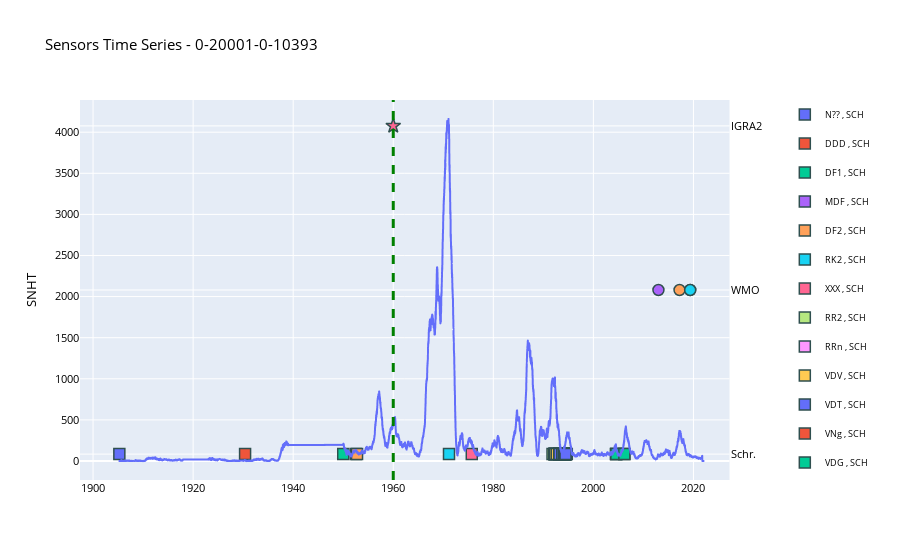

Write notebook code for a chart like this one.
### Code cell
series.show()

### Figure 1 — Plotly figure (JSON) as saved in the notebook; plotly's stock layout.template omitted (floating-point values rounded to 4 significant figures; data arrays with more than 128 entries replaced by an {"elided": "..."} marker saying what was removed)
{"data": [{"hovertemplate": "time=%{x}<br>snht=%{y}<extra></extra>", "legendgroup": "", "line": {"dash": "solid"}, "mode": "lines", "name": "", "showlegend": false, "type": "scattergl", "x": {"elided": "35701 str values"}, "xaxis": "x", "y": {"elided": "35701 float values"}, "yaxis": "y"}, {"customdata": [["  N?? exact type insufficiently documented"]], "hovertemplate": "<b>%{hovertext}</b><br><br>sensor_id=N?? <br>source=SCH<br>date_time=%{x}<br>value=%{y}<br>comment=%{customdata[0]}<extra></extra>", "hovertext": ["N?? "], "legendgroup": "N?? , SCH", "line": {"color": "#636efa"}, "marker": {"color": "#636efa", "line": {"color": "DarkSlateGrey", "width": 1.5}, "size": 11, "symbol": "square"}, "mode": "markers", "name": "N?? , SCH", "orientation": "v", "showlegend": true, "type": "scatter", "x": ["1905-04-04 06:00:00"], "xaxis": "x", "y": [1], "yaxis": "y2"}, {"customdata": [["  DDD Germany Duckert PT radiosonde {1930}^ <F=V5-10FB,P=D,T=BC>"]], "hovertemplate": "<b>%{hovertext}</b><br><br>sensor_id=DDD <br>source=SCH<br>date_time=%{x}<br>value=%{y}<br>comment=%{customdata[0]}<extra></extra>", "hovertext": ["DDD "], "legendgroup": "DDD , SCH", "line": {"color": "#EF553B"}, "marker": {"color": "#EF553B", "line": {"color": "DarkSlateGrey", "width": 1.5}, "size": 11, "symbol": "square"}, "mode": "markers", "name": "DDD , SCH", "orientation": "v", "showlegend": true, "type": "scatter", "x": ["1930-05-21 13:00:00"], "xaxis": "x", "y": [1], "yaxis": "y2"}, {"customdata": [["  DF1 East Germany Freiberg radiosonde {1948}^ <F=V26.75HB,P=A,T=B,U=H>"]], "hovertemplate": "<b>%{hovertext}</b><br><br>sensor_id=DF1 <br>source=SCH<br>date_time=%{x}<br>value=%{y}<br>comment=%{customdata[0]}<extra></extra>", "hovertext": ["DF1 "], "legendgroup": "DF1 , SCH", "line": {"color": "#00cc96"}, "marker": {"color": "#00cc96", "line": {"color": "DarkSlateGrey", "width": 1.5}, "size": 11, "symbol": "square"}, "mode": "markers", "name": "DF1 , SCH", "orientation": "v", "showlegend": true, "type": "scatter", "x": ["1950-01-01 03:00:00"], "xaxis": "x", "y": [1], "yaxis": "y2"}, {"customdata": [["  MDF Mixed Germany Freiberg (DF1) and Freiberg double radiation shield (DF2)^ Station 10393 in 1951 and 1952 and possibly other East German stations"]], "hovertemplate": "<b>%{hovertext}</b><br><br>sensor_id=MDF <br>source=SCH<br>date_time=%{x}<br>value=%{y}<br>comment=%{customdata[0]}<extra></extra>", "hovertext": ["MDF "], "legendgroup": "MDF , SCH", "line": {"color": "#ab63fa"}, "marker": {"color": "#ab63fa", "line": {"color": "DarkSlateGrey", "width": 1.5}, "size": 11, "symbol": "square"}, "mode": "markers", "name": "MDF , SCH", "orientation": "v", "showlegend": true, "type": "scatter", "x": ["1952-07-09 15:00:00"], "xaxis": "x", "y": [1], "yaxis": "y2"}, {"customdata": [["  DF2 East Germany Freiberg double radiation shield radiosonde {1951}^ (I=F, W1=04, W2=10 ends 198607 but may have been reassigned"]], "hovertemplate": "<b>%{hovertext}</b><br><br>sensor_id=DF2 <br>source=SCH<br>date_time=%{x}<br>value=%{y}<br>comment=%{customdata[0]}<extra></extra>", "hovertext": ["DF2 "], "legendgroup": "DF2 , SCH", "line": {"color": "#FFA15A"}, "marker": {"color": "#FFA15A", "line": {"color": "DarkSlateGrey", "width": 1.5}, "size": 11, "symbol": "square"}, "mode": "markers", "name": "DF2 , SCH", "orientation": "v", "showlegend": true, "type": "scatter", "x": ["1952-10-05 03:00:00"], "xaxis": "x", "y": [1], "yaxis": "y2"}, {"customdata": [["  RK2 USSR RKZ-2 radiosonde {1967}^ (W2=20, T=304) <F=V1780PB,P=B,T=TR,U=G>"]], "hovertemplate": "<b>%{hovertext}</b><br><br>sensor_id=RK2 <br>source=SCH<br>date_time=%{x}<br>value=%{y}<br>comment=%{customdata[0]}<extra></extra>", "hovertext": ["RK2 "], "legendgroup": "RK2 , SCH", "line": {"color": "#19d3f3"}, "marker": {"color": "#19d3f3", "line": {"color": "DarkSlateGrey", "width": 1.5}, "size": 11, "symbol": "square"}, "mode": "markers", "name": "RK2 , SCH", "orientation": "v", "showlegend": true, "type": "scatter", "x": ["1971-02-22 00:00:00"], "xaxis": "x", "y": [1], "yaxis": "y2"}, {"customdata": [["  XXX Reject all obs with this station ID in this period^ misidentified or erroneous observations which should be rejected"]], "hovertemplate": "<b>%{hovertext}</b><br><br>sensor_id=XXX <br>source=SCH<br>date_time=%{x}<br>value=%{y}<br>comment=%{customdata[0]}<extra></extra>", "hovertext": ["XXX "], "legendgroup": "XXX , SCH", "line": {"color": "#FF6692"}, "marker": {"color": "#FF6692", "line": {"color": "DarkSlateGrey", "width": 1.5}, "size": 11, "symbol": "square"}, "mode": "markers", "name": "XXX , SCH", "orientation": "v", "showlegend": true, "type": "scatter", "x": ["1975-09-12 00:00:00"], "xaxis": "x", "y": [1], "yaxis": "y2"}, {"customdata": [["  RR2 USSR MARS-2 unspecified model {1983}^ (T=223) temperature, humidity, and winds <F=T1780PL,P=0,T=TR,U=G,W=Ta>"], ["  RR2 USSR MARS-2 unspecified model {1983}^ (T=223) temperature, humidity, and winds <F=T1780PL,P=0,T=TR,U=G,W=Ta>"], ["  RR2 USSR MARS-2 unspecified model {1983}^ (T=223) temperature, humidity, and winds <F=T1780PL,P=0,T=TR,U=G,W=Ta>"], ["  RR2 USSR MARS-2 unspecified model {1983}^ (T=223) temperature, humidity, and winds <F=T1780PL,P=0,T=TR,U=G,W=Ta>"]], "hovertemplate": "<b>%{hovertext}</b><br><br>sensor_id=RR2 <br>source=SCH<br>date_time=%{x}<br>value=%{y}<br>comment=%{customdata[0]}<extra></extra>", "hovertext": ["RR2 ", "RR2 ", "RR2 ", "RR2 "], "legendgroup": "RR2 , SCH", "line": {"color": "#B6E880"}, "marker": {"color": "#B6E880", "line": {"color": "DarkSlateGrey", "width": 1.5}, "size": 11, "symbol": "square"}, "mode": "markers", "name": "RR2 , SCH", "orientation": "v", "showlegend": true, "type": "scatter", "x": ["1991-10-31 23:00:00", "1992-03-25 23:00:00", "1992-03-30 05:00:00", "1992-05-06 10:00:00"], "xaxis": "x", "y": [1, 1, 1, 1], "yaxis": "y2"}, {"customdata": [["  RRn USSR MARS-2-2 radiosonde no correction 31313=02903^"]], "hovertemplate": "<b>%{hovertext}</b><br><br>sensor_id=RRn <br>source=SCH<br>date_time=%{x}<br>value=%{y}<br>comment=%{customdata[0]}<extra></extra>", "hovertext": ["RRn "], "legendgroup": "RRn , SCH", "line": {"color": "#FF97FF"}, "marker": {"color": "#FF97FF", "line": {"color": "DarkSlateGrey", "width": 1.5}, "size": 11, "symbol": "square"}, "mode": "markers", "name": "RRn , SCH", "orientation": "v", "showlegend": true, "type": "scatter", "x": ["1992-03-25 11:00:00"], "xaxis": "x", "y": [1], "yaxis": "y2"}, {"customdata": [["  VDV Vaisala RS80 PC Cora auto corr, Omega wind 31313=46205^ <F=T403FL or 1680AL,P=Ac,T=CB,U=A,N=O>"], ["  VDV Vaisala RS80 PC Cora auto corr, Omega wind 31313=46205^ <F=T403FL or 1680AL,P=Ac,T=CB,U=A,N=O>"], ["  VDV Vaisala RS80 PC Cora auto corr, Omega wind 31313=46205^ <F=T403FL or 1680AL,P=Ac,T=CB,U=A,N=O>"], ["  VDV Vaisala RS80 PC Cora auto corr, Omega wind 31313=46205^ <F=T403FL or 1680AL,P=Ac,T=CB,U=A,N=O>"], ["  VDV Vaisala RS80 PC Cora auto corr, Omega wind 31313=46205^ <F=T403FL or 1680AL,P=Ac,T=CB,U=A,N=O>"], ["  VDV Vaisala RS80 PC Cora auto corr, Omega wind 31313=46205^ <F=T403FL or 1680AL,P=Ac,T=CB,U=A,N=O>"], ["  VDV Vaisala RS80 PC Cora auto corr, Omega wind 31313=46205^ <F=T403FL or 1680AL,P=Ac,T=CB,U=A,N=O>"], ["  VDV Vaisala RS80 PC Cora auto corr, Omega wind 31313=46205^ <F=T403FL or 1680AL,P=Ac,T=CB,U=A,N=O>"], ["  VDV Vaisala RS80 PC Cora auto corr, Omega wind 31313=46205^ <F=T403FL or 1680AL,P=Ac,T=CB,U=A,N=O>"], ["  VDV Vaisala RS80 PC Cora auto corr, Omega wind 31313=46205^ <F=T403FL or 1680AL,P=Ac,T=CB,U=A,N=O>"], ["  VDV Vaisala RS80 PC Cora auto corr, Omega wind 31313=46205^ <F=T403FL or 1680AL,P=Ac,T=CB,U=A,N=O>"], ["  VDV Vaisala RS80 PC Cora auto corr, Omega wind 31313=46205^ <F=T403FL or 1680AL,P=Ac,T=CB,U=A,N=O>"], ["  VDV Vaisala RS80 PC Cora auto corr, Omega wind 31313=46205^ <F=T403FL or 1680AL,P=Ac,T=CB,U=A,N=O>"], ["  VDV Vaisala RS80 PC Cora auto corr, Omega wind 31313=46205^ <F=T403FL or 1680AL,P=Ac,T=CB,U=A,N=O>"], ["  VDV Vaisala RS80 PC Cora auto corr, Omega wind 31313=46205^ <F=T403FL or 1680AL,P=Ac,T=CB,U=A,N=O>"], ["  VDV Vaisala RS80 PC Cora auto corr, Omega wind 31313=46205^ <F=T403FL or 1680AL,P=Ac,T=CB,U=A,N=O>"], ["  VDV Vaisala RS80 PC Cora auto corr, Omega wind 31313=46205^ <F=T403FL or 1680AL,P=Ac,T=CB,U=A,N=O>"], ["  VDV Vaisala RS80 PC Cora auto corr, Omega wind 31313=46205^ <F=T403FL or 1680AL,P=Ac,T=CB,U=A,N=O>"]], "hovertemplate": "<b>%{hovertext}</b><br><br>sensor_id=VDV <br>source=SCH<br>date_time=%{x}<br>value=%{y}<br>comment=%{customdata[0]}<extra></extra>", "hovertext": ["VDV ", "VDV ", "VDV ", "VDV ", "VDV ", "VDV ", "VDV ", "VDV ", "VDV ", "VDV ", "VDV ", "VDV ", "VDV ", "VDV ", "VDV ", "VDV ", "VDV ", "VDV "], "legendgroup": "VDV , SCH", "line": {"color": "#FECB52"}, "marker": {"color": "#FECB52", "line": {"color": "DarkSlateGrey", "width": 1.5}, "size": 11, "symbol": "square"}, "mode": "markers", "name": "VDV , SCH", "orientation": "v", "showlegend": true, "type": "scatter", "x": ["1992-03-29 23:00:00", "1992-03-30 11:00:00", "1992-05-06 17:00:00", "1992-09-04 11:00:00", "1993-03-11 05:00:00", "1993-03-23 11:00:00", "1993-09-21 18:00:00", "1993-10-17 23:00:00", "1994-02-14 12:00:00", "1994-03-17 05:00:00", "1994-03-19 18:00:00", "1994-05-09 11:00:00", "1994-05-09 23:00:00", "1994-05-11 05:00:00", "1994-05-24 11:00:00", "1994-06-08 17:00:00", "1994-06-09 23:00:00", "1994-09-08 11:00:00"], "xaxis": "x", "y": [1, 1, 1, 1, 1, 1, 1, 1, 1, 1, 1, 1, 1, 1, 1, 1, 1, 1], "yaxis": "y2"}, {"customdata": [["  VDT Vaisala RS80 PC Cora auto corr, ranging wind 31313=46203^ <F=T403FL or 1680AL,P=Ac,T=CB,U=A,W=Ta>"], ["  VDT Vaisala RS80 PC Cora auto corr, ranging wind 31313=46203^ <F=T403FL or 1680AL,P=Ac,T=CB,U=A,W=Ta>"], ["  VDT Vaisala RS80 PC Cora auto corr, ranging wind 31313=46203^ <F=T403FL or 1680AL,P=Ac,T=CB,U=A,W=Ta>"], ["  VDT Vaisala RS80 PC Cora auto corr, ranging wind 31313=46203^ <F=T403FL or 1680AL,P=Ac,T=CB,U=A,W=Ta>"], ["  VDT Vaisala RS80 PC Cora auto corr, ranging wind 31313=46203^ <F=T403FL or 1680AL,P=Ac,T=CB,U=A,W=Ta>"], ["  VDT Vaisala RS80 PC Cora auto corr, ranging wind 31313=46203^ <F=T403FL or 1680AL,P=Ac,T=CB,U=A,W=Ta>"], ["  VDT Vaisala RS80 PC Cora auto corr, ranging wind 31313=46203^ <F=T403FL or 1680AL,P=Ac,T=CB,U=A,W=Ta>"], ["  VDT Vaisala RS80 PC Cora auto corr, ranging wind 31313=46203^ <F=T403FL or 1680AL,P=Ac,T=CB,U=A,W=Ta>"], ["  VDT Vaisala RS80 PC Cora auto corr, ranging wind 31313=46203^ <F=T403FL or 1680AL,P=Ac,T=CB,U=A,W=Ta>"], ["  VDT Vaisala RS80 PC Cora auto corr, ranging wind 31313=46203^ <F=T403FL or 1680AL,P=Ac,T=CB,U=A,W=Ta>"], ["  VDT Vaisala RS80 PC Cora auto corr, ranging wind 31313=46203^ <F=T403FL or 1680AL,P=Ac,T=CB,U=A,W=Ta>"], ["  VDT Vaisala RS80 PC Cora auto corr, ranging wind 31313=46203^ <F=T403FL or 1680AL,P=Ac,T=CB,U=A,W=Ta>"], ["  VDT Vaisala RS80 PC Cora auto corr, ranging wind 31313=46203^ <F=T403FL or 1680AL,P=Ac,T=CB,U=A,W=Ta>"]], "hovertemplate": "<b>%{hovertext}</b><br><br>sensor_id=VDT <br>source=SCH<br>date_time=%{x}<br>value=%{y}<br>comment=%{customdata[0]}<extra></extra>", "hovertext": ["VDT ", "VDT ", "VDT ", "VDT ", "VDT ", "VDT ", "VDT ", "VDT ", "VDT ", "VDT ", "VDT ", "VDT ", "VDT "], "legendgroup": "VDT , SCH", "line": {"color": "#636efa"}, "marker": {"color": "#636efa", "line": {"color": "DarkSlateGrey", "width": 1.5}, "size": 11, "symbol": "square"}, "mode": "markers", "name": "VDT , SCH", "orientation": "v", "showlegend": true, "type": "scatter", "x": ["1993-02-28 23:00:00", "1993-03-11 11:00:00", "1993-03-16 05:00:00", "1993-03-23 17:00:00", "1993-10-17 11:00:00", "1993-10-20 17:00:00", "1994-02-14 23:00:00", "1994-03-23 11:00:00", "1994-05-09 18:00:00", "1994-05-10 05:00:00", "1994-05-11 11:00:00", "1994-06-06 11:00:00", "1994-06-09 18:00:00"], "xaxis": "x", "y": [1, 1, 1, 1, 1, 1, 1, 1, 1, 1, 1, 1, 1], "yaxis": "y2"}, {"customdata": [["  VNg Vaisala RS92 DigiCORA III auto corr, GPS wind 31313=48008^ <F=T400-406DL,P=Sc,T=Wc,U=2Ah,N=G>"], ["  VNg Vaisala RS92 DigiCORA III auto corr, GPS wind 31313=48008^ <F=T400-406DL,P=Sc,T=Wc,U=2Ah,N=G>"], ["  VNg Vaisala RS92 DigiCORA III auto corr, GPS wind 31313=48008^ <F=T400-406DL,P=Sc,T=Wc,U=2Ah,N=G>"]], "hovertemplate": "<b>%{hovertext}</b><br><br>sensor_id=VNg <br>source=SCH<br>date_time=%{x}<br>value=%{y}<br>comment=%{customdata[0]}<extra></extra>", "hovertext": ["VNg ", "VNg ", "VNg "], "legendgroup": "VNg , SCH", "line": {"color": "#EF553B"}, "marker": {"color": "#EF553B", "line": {"color": "DarkSlateGrey", "width": 1.5}, "size": 11, "symbol": "square"}, "mode": "markers", "name": "VNg , SCH", "orientation": "v", "showlegend": true, "type": "scatter", "x": ["2004-06-30 23:00:00", "2004-08-04 17:00:00", "2006-03-11 06:00:00"], "xaxis": "x", "y": [1, 1, 1], "yaxis": "y2"}, {"customdata": [["  VDG Vaisala RS80 PC Cora auto corr, GPS wind 31313=46208^ <F=T403FL or 1680AL,P=Ac,T=CB,U=A,N=G>"], ["  VDG Vaisala RS80 PC Cora auto corr, GPS wind 31313=46208^ <F=T403FL or 1680AL,P=Ac,T=CB,U=A,N=G>"]], "hovertemplate": "<b>%{hovertext}</b><br><br>sensor_id=VDG <br>source=SCH<br>date_time=%{x}<br>value=%{y}<br>comment=%{customdata[0]}<extra></extra>", "hovertext": ["VDG ", "VDG "], "legendgroup": "VDG , SCH", "line": {"color": "#00cc96"}, "marker": {"color": "#00cc96", "line": {"color": "DarkSlateGrey", "width": 1.5}, "size": 11, "symbol": "square"}, "mode": "markers", "name": "VDG , SCH", "orientation": "v", "showlegend": true, "type": "scatter", "x": ["2004-08-04 11:00:00", "2006-03-10 23:00:00"], "xaxis": "x", "y": [1, 1], "yaxis": "y2"}, {"customdata": [["Vaisala RS92/Digicora III (Finland)               "]], "hovertemplate": "<b>%{hovertext}</b><br><br>sensor_id=80<br>source=WMO<br>date_time=%{x}<br>value=%{y}<br>comment=%{customdata[0]}<extra></extra>", "hovertext": ["80"], "legendgroup": "80, WMO", "line": {"color": "#ab63fa"}, "marker": {"color": "#ab63fa", "line": {"color": "DarkSlateGrey", "width": 1.5}, "size": 11, "symbol": "circle"}, "mode": "markers", "name": "80, WMO", "orientation": "v", "showlegend": true, "type": "scatter", "x": ["2013-01-01 05:00:00"], "xaxis": "x", "y": [2], "yaxis": "y2"}, {"customdata": [["Vaisala RS41/DigiCORA MW41 (Finland)                           "], ["Vaisala RS41/DigiCORA MW41 (Finland)                           "]], "hovertemplate": "<b>%{hovertext}</b><br><br>sensor_id=123<br>source=WMO<br>date_time=%{x}<br>value=%{y}<br>comment=%{customdata[0]}<extra></extra>", "hovertext": ["123", "123"], "legendgroup": "123, WMO", "line": {"color": "#FFA15A"}, "marker": {"color": "#FFA15A", "line": {"color": "DarkSlateGrey", "width": 1.5}, "size": 11, "symbol": "circle"}, "mode": "markers", "name": "123, WMO", "orientation": "v", "showlegend": true, "type": "scatter", "x": ["2017-03-21 16:50:04", "2019-05-08 04:50:55"], "xaxis": "x", "y": [2, 2], "yaxis": "y2"}, {"customdata": [["Vaisala RS92/DigiCORA MW41 (Finland)                           "]], "hovertemplate": "<b>%{hovertext}</b><br><br>sensor_id=114<br>source=WMO<br>date_time=%{x}<br>value=%{y}<br>comment=%{customdata[0]}<extra></extra>", "hovertext": ["114"], "legendgroup": "114, WMO", "line": {"color": "#19d3f3"}, "marker": {"color": "#19d3f3", "line": {"color": "DarkSlateGrey", "width": 1.5}, "size": 11, "symbol": "circle"}, "mode": "markers", "name": "114, WMO", "orientation": "v", "showlegend": true, "type": "scatter", "x": ["2019-05-07 23:00:36"], "xaxis": "x", "y": [2], "yaxis": "y2"}, {"customdata": [["USING SONDE MODEL , I1 , E GERMANY FREIBERG UNSPECIFIED "]], "hovertemplate": "<b>%{hovertext}</b><br><br>sensor_id=IGRA2<br>source=IGRA2<br>date_time=%{x}<br>value=%{y}<br>comment=%{customdata[0]}<extra></extra>", "hovertext": ["IGRA2"], "legendgroup": "IGRA2, IGRA2", "line": {"color": "#FF6692"}, "marker": {"color": "#FF6692", "line": {"color": "DarkSlateGrey", "width": 1.5}, "size": 11, "symbol": "star"}, "mode": "markers", "name": "IGRA2, IGRA2", "orientation": "v", "showlegend": true, "type": "scatter", "x": ["1960-01-01 00:00:00"], "xaxis": "x", "y": [3], "yaxis": "y2"}], "layout": {"autosize": true, "font": {"color": "black", "size": 11}, "hovermode": "x unified", "legend": {"font": {"color": "black", "size": 9}}, "shapes": [{"line": {"color": "green", "dash": "dash", "width": 3}, "type": "line", "x0": "1960-01-01 00:00:00", "x1": "1960-01-01 00:00:00", "xref": "x", "y0": 0, "y1": 1, "yref": "y domain"}], "title": {"text": "Sensors Time Series - 0-20001-0-10393 "}, "xaxis": {"anchor": "y", "autorange": true, "domain": [0, 0.94], "range": ["1898-02-03 13:01:42.5017", "2026-07-05 21:49:12.4983"], "title": {"text": ""}, "type": "date"}, "yaxis": {"anchor": "x", "autorange": true, "domain": [0, 1], "range": [-231.1, 4392.0], "tickfont": {"size": 11}, "title": {"text": "SNHT"}, "type": "linear"}, "yaxis2": {"anchor": "x", "autorange": true, "overlaying": "y", "range": [0.7858, 3.214], "side": "right", "ticktext": ["Schr.", "WMO", "IGRA2"], "tickvals": [1, 2, 3], "title": {"text": ""}, "type": "linear"}}}
